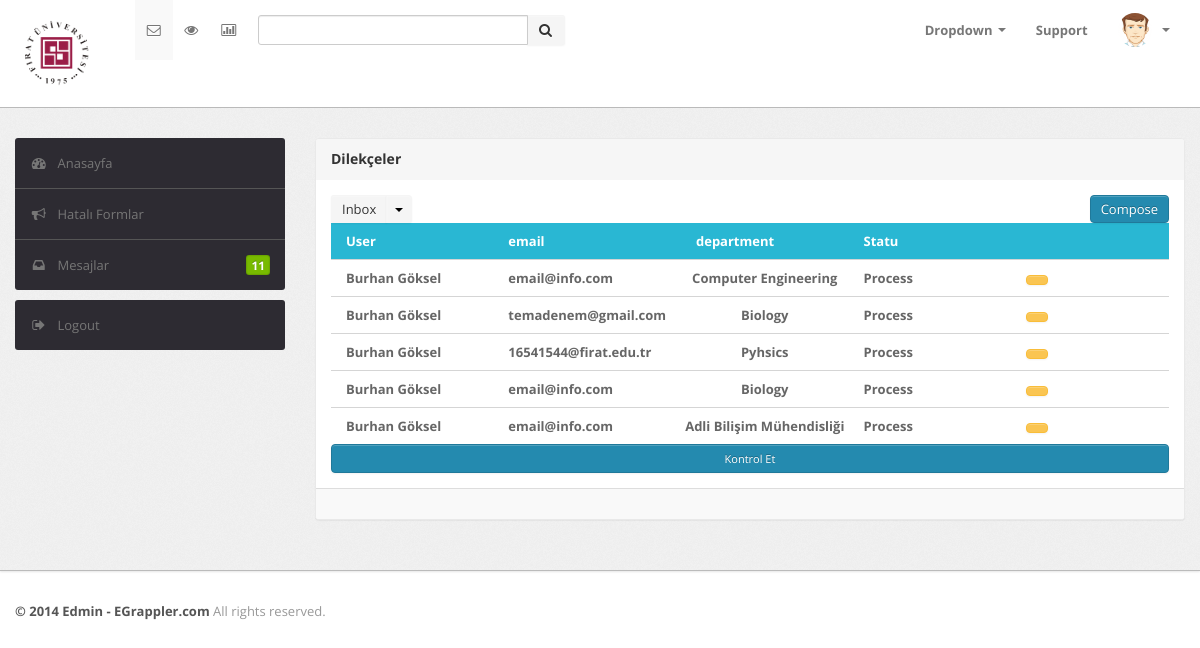
/danisman/, run on the app's committed database.
### petition/models.py (models this page shows, shortened)
class ForeignStudentApplicationForm(models.Model):
    STATUS = (
        ('Process','İşlem Sırasında'),
        ('Mistaken','Hatalı'),
        ('Ensitu','Ensitu İncelemesinde'),
        ('Department','Departman İncelemesinde'),
        ('EnsituDirector','Ensitu Direktörünün İncelemesinde'),
        ('Advisor','Danışman İncelemesinde'),
    )
    user = models.ForeignKey(Student, null=True, blank=True,on_delete=models.CASCADE)
    name = models.CharField(max_length=75)
    surname = models.CharField(max_length=75)
    phonenumber = models.CharField(max_length=35)
    email = models.EmailField()
    department = models.CharField(max_length=100)
    passport = models.FileField()
    graduation_document = models.FileField()
    language_document = models.FileField()
    transcript = models.FileField()
    description = models.TextField(max_length=1000,blank=True)
    status = models.CharField(max_length=100,null=True,choices=STATUS, default=STATUS[0][0])
    date = models.DateTimeField(default=datetime.now ,blank=True )
    object = models.Manager()

class Student(models.Model):
    user = models.OneToOneField(User, null=True, blank=True,on_delete=models.CASCADE)
    student_name = models.CharField(max_length=30,null=True)
    email=models.EmailField(null=True)
    phone=models.CharField(max_length=30,null=True)
    object = models.Manager()
    def __str__(self):
        return self.student_name

### petition/views.py (the view, shortened to what this page needs)
# urls.py: path('danisman/',views.danisman,name="danisman"),
def danisman(request):
    status = "Process"
    petition = ForeignStudentApplicationForm.object.filter(status=status)
    return render(request,'danisman.html',{'categoryies':petition})

### templates/danisman.html (shortened to what this page needs)
<!DOCTYPE html>
<html lang="en">
    {% load static %}
<head>
    <head>
        <head>
            <link type="text/css" href="{% static 'bootstrap/css/bootstrap.min.css' %}" rel="stylesheet">
            <link type="text/css" href="{% static 'bootstrap/css/bootstrap-responsive.min.css' %}" rel="stylesheet">
            <link type="text/css" href="{% static 'css/theme.css' %}" rel="stylesheet">
            <link type="text/css" href="{% static 'images/icons/css/font-awesome.css' %}" rel="stylesheet">
        </head>
    </head>
    <body>
        <div class="navbar navbar-fixed-top">
            <div class="navbar-inner">
                <div class="container">
                        <a class="brand" href="index.html"><img src="{% static 'images/firat.png' %}" alt="Girl in a jacket" width="80" height="90"> </a>
                    <div class="nav-collapse collapse navbar-inverse-collapse">
                        <ul class="nav nav-icons">
                            <li class="active"><a href="#"><i class="icon-envelope"></i></a></li>
                            <li><a href="#"><i class="icon-eye-open"></i></a></li>
                            <li><a href="#"><i class="icon-bar-chart"></i></a></li>
                        </ul>
                        <form class="navbar-search pull-left input-append" action="#">
                        <input type="text" class="span3">
                        <button class="btn" type="button">
                            <i class="icon-search"></i>
                        </button>
                        </form>
                        <ul class="nav pull-right">
                            <li class="dropdown"><a href="#" class="dropdown-toggle" data-toggle="dropdown">Dropdown
                                <b class="caret"></b></a>
                            </li>
                            <li><a href="#">Support </a></li>
                            <li class="nav-user dropdown"><a href="#" class="dropdown-toggle" data-toggle="dropdown">
                                <img src="images/user.png" class="nav-avatar" />
                                <b class="caret"></b></a>
                            </li>
                        </ul>
                    </div>
                </div>
            </div>
        </div>
        <div class="wrapper">
            <div class="container">
                <div class="row">
                    <div class="span3">
                        <div class="sidebar">
                            <ul class="widget widget-menu unstyled">
                                <li class="active"><a href="index.html"><i class="menu-icon icon-dashboard"></i>Anasayfa
                                </a></li>
                                <li><a href="{% url 'mistakenPetition' %}"><i class="menu-icon icon-bullhorn"></i>Hatalı Formlar </a>
                                </li>
                                <li><a href="#"><i class="menu-icon icon-inbox"></i>Mesajlar <b class="label green pull-right">
                                    11</b> </a></li>
                            </ul>
                            <ul class="widget widget-menu unstyled">
                                <li><a href="{% url 'logout' %}"><i class="menu-icon icon-signout"></i>Logout </a></li>
                            </ul>
                        </div>
                    </div>
                    <div class="span9">
                        <div class="content">
                            <div class="module message">
                                <div class="module-head">
                                    <h3>
                                        Dilekçeler</h3>
                                </div>
                                <div class="module-option clearfix">
                                    <div class="pull-left">
                                        <div class="btn-group">
                                            <button class="btn">
                                                Inbox</button>
                                            <button class="btn dropdown-toggle" data-toggle="dropdown">
                                                <span class="caret"></span>
                                            </button>
                                        </div>
                                    </div>
                                    <div class="pull-right">
                                        <a href="#" class="btn btn-primary">Compose</a>
                                    </div>
                                    <form action=""  method="POST">
                                        <div class="module-body table">
                                            <table class="table table-message">
                                                <tbody>
                                                    <tr class="heading">
                                                        <td class="cell-author hidden-phone hidden-tablet">
                                                            User
                                                        </td>
                                                        <td class="cell-author hidden-phone hidden-tablet">
                                                            email
                                                        </td>
                                                        <td class="cell-author hidden-phone hidden-tablet">
                                                            department
                                                        </td>
                                                        <td class="cell-author hidden-phone hidden-tablet">
                                                            Statu
                                                        </td>
                                                        <td class="cell-author hidden-phone hidden-tablet">
                                                        </td>
                                                    </tr>
                                                    {% for category in categoryies %}
                                                    <tr class="unread" >
                                                        <td class="cell-author hidden-phone hidden-tablet">
                                                            {{category.user}}
                                                        </td>
                                                        <td class="cell-author hidden-phone hidden-tablet">
                                                            {{category.email}}
                                                        </td>
                                                        <td class="cell-icon hidden-phone hidden-tablet">
                                                            {{category.department}}
                                                        </td>
                                                        <td class="cell-author hidden-phone hidden-tablet">
                                                            {{category.status}}
                                                        </td>
                                                        <td class="cell-author hidden-phone hidden-tablet" >
                                                            <a class="btn btn-warning" href="{% url 'petitionShow' category.id %}" role="button"></a>
                                                        </td>
                                                    </tr>
                                                    {% endfor %}
                                                </tbody>
                                            </table>
                                        </div>
                                        <div class="col-lg-4 col-auto ">
                                            <button type="submit" class="btn btn-primary btn-block"><small class="font-weight-bold">Kontrol Et</small></button>
                                        </div>
                                    </form>
                                </div>
                                <div class="module-foot">
                                </div>
                            </div>
                        </div>
                    </div>
                </div>
            </div>
        </div>
        <div class="footer">
            <div class="container">
                <b class="copyright">&copy; 2014 Edmin - EGrappler.com </b>All rights reserved.
            </div>
        </div>
    </body>

### data on the page
ForeignStudentApplicationForm: user "Burhan Göksel", email "email@info.com", department "Computer Engineering", status "Process"
ForeignStudentApplicationForm: user "Burhan Göksel", email "temadenem@gmail.com", department "Biology", status "Process"
ForeignStudentApplicationForm: user "Burhan Göksel", email "16541544@firat.edu.tr", department "Pyhsics", status "Process"
ForeignStudentApplicationForm: user "Burhan Göksel", email "email@info.com", department "Biology", status "Process"
ForeignStudentApplicationForm: user "Burhan Göksel", email "email@info.com", department "Adli Bilişim Mühendisliği", status "Process"
